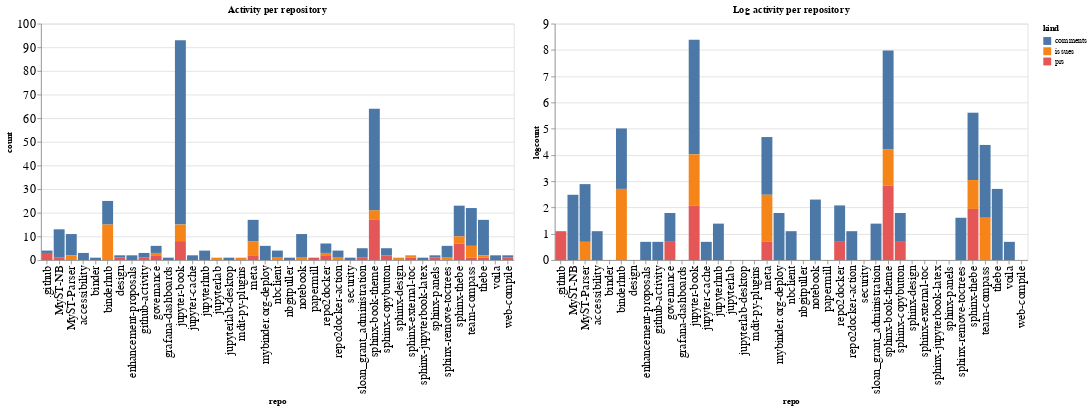

Source (notebook cell):
### Code cell
ch1 = alt.Chart(repo_summaries, width=600, title="Activity per repository").mark_bar().encode(
    x='repo',
    y='count',
    color='kind',
    tooltip="kind"
)

ch2 = alt.Chart(repo_summaries, width=600, title="Log activity per repository").mark_bar().encode(
    x='repo',
    y='logcount',
    color='kind',
    tooltip="kind"
)

ch1 | ch2

### Figure 1 — Vega-Lite specification as saved in the notebook (floating-point values rounded to 4 significant figures)
{"config": {"axisLeft": {"labelFontSize": 15}, "axisBottom": {"labelFontSize": 15}}, "hconcat": [{"mark": "bar", "encoding": {"color": {"type": "nominal", "field": "kind"}, "tooltip": {"type": "nominal", "field": "kind"}, "x": {"type": "nominal", "field": "repo"}, "y": {"type": "quantitative", "field": "count"}}, "title": "Activity per repository", "width": 600}, {"mark": "bar", "encoding": {"color": {"type": "nominal", "field": "kind"}, "tooltip": {"type": "nominal", "field": "kind"}, "x": {"type": "nominal", "field": "repo"}, "y": {"type": "quantitative", "field": "logcount"}}, "title": "Log activity per repository", "width": 600}], "data": {"name": "data-7593a6beb6904b35fc9b2e49938754ce"}, "$schema": "https://vega.github.io/schema/vega-lite/v4.8.1.json", "datasets": {"data-7593a6beb6904b35fc9b2e49938754ce": [{"repo": ".github", "kind": "comments", "count": 1, "logcount": 0.0}, {"repo": ".github", "kind": "prs", "count": 3, "logcount": 1.099}, {"repo": "MyST-NB", "kind": "comments", "count": 12, "logcount": 2.485}, {"repo": "MyST-NB", "kind": "prs", "count": 1, "logcount": 0.0}, {"repo": "MyST-Parser", "kind": "comments", "count": 9, "logcount": 2.197}, {"repo": "MyST-Parser", "kind": "issues", "count": 2, "logcount": 0.6931}, {"repo": "accessibility", "kind": "comments", "count": 3, "logcount": 1.099}, {"repo": "binder", "kind": "comments", "count": 1, "logcount": 0.0}, {"repo": "binderhub", "kind": "comments", "count": 10, "logcount": 2.303}, {"repo": "binderhub", "kind": "issues", "count": 15, "logcount": 2.708}, {"repo": "design", "kind": "comments", "count": 1, "logcount": 0.0}, {"repo": "design", "kind": "prs", "count": 1, "logcount": 0.0}, {"repo": "enhancement-proposals", "kind": "comments", "count": 2, "logcount": 0.6931}, {"repo": "github-activity", "kind": "comments", "count": 2, "logcount": 0.6931}, {"repo": "github-activity", "kind": "prs", "count": 1, "logcount": 0.0}, {"repo": "governance", "kind": "comments", "count": 3, "logcount": 1.099}, {"repo": "governance", "kind": "issues", "count": 1, "logcount": 0.0}, {"repo": "governance", "kind": "prs", "count": 2, "logcount": 0.6931}, {"repo": "grafana-dashboards", "kind": "comments", "count": 1, "logcount": 0.0}, {"repo": "jupyter-book", "kind": "comments", "count": 78, "logcount": 4.357}, {"repo": "jupyter-book", "kind": "issues", "count": 7, "logcount": 1.946}, {"repo": "jupyter-book", "kind": "prs", "count": 8, "logcount": 2.079}, {"repo": "jupyter-cache", "kind": "comments", "count": 2, "logcount": 0.6931}, {"repo": "jupyterhub", "kind": "comments", "count": 4, "logcount": 1.386}, {"repo": "jupyterlab", "kind": "issues", "count": 1, "logcount": 0.0}, {"repo": "jupyterlab-desktop", "kind": "comments", "count": 1, "logcount": 0.0}, {"repo": "mdit-py-plugins", "kind": "issues", "count": 1, "logcount": 0.0}, {"repo": "meta", "kind": "comments", "count": 9, "logcount": 2.197}, {"repo": "meta", "kind": "issues", "count": 6, "logcount": 1.792}, {"repo": "meta", "kind": "prs", "count": 2, "logcount": 0.6931}, {"repo": "mybinder.org-deploy", "kind": "comments", "count": 6, "logcount": 1.792}, {"repo": "nbclient", "kind": "comments", "count": 3, "logcount": 1.099}, {"repo": "nbclient", "kind": "issues", "count": 1, "logcount": 0.0}, {"repo": "nbgitpuller", "kind": "comments", "count": 1, "logcount": 0.0}, {"repo": "notebook", "kind": "comments", "count": 10, "logcount": 2.303}, {"repo": "notebook", "kind": "issues", "count": 1, "logcount": 0.0}, {"repo": "papermill", "kind": "prs", "count": 1, "logcount": 0.0}, {"repo": "repo2docker", "kind": "comments", "count": 4, "logcount": 1.386}, {"repo": "repo2docker", "kind": "issues", "count": 1, "logcount": 0.0}, {"repo": "repo2docker", "kind": "prs", "count": 2, "logcount": 0.6931}, {"repo": "repo2docker-action", "kind": "comments", "count": 3, "logcount": 1.099}, {"repo": "repo2docker-action", "kind": "issues", "count": 1, "logcount": 0.0}, {"repo": "security", "kind": "comments", "count": 1, "logcount": 0.0}, {"repo": "sloan_grant_administration", "kind": "comments", "count": 4, "logcount": 1.386}, {"repo": "sloan_grant_administration", "kind": "prs", "count": 1, "logcount": 0.0}, {"repo": "sphinx-book-theme", "kind": "comments", "count": 43, "logcount": 3.761}, {"repo": "sphinx-book-theme", "kind": "issues", "count": 4, "logcount": 1.386}, {"repo": "sphinx-book-theme", "kind": "prs", "count": 17, "logcount": 2.833}, {"repo": "sphinx-copybutton", "kind": "comments", "count": 3, "logcount": 1.099}, {"repo": "sphinx-copybutton", "kind": "prs", "count": 2, "logcount": 0.6931}, {"repo": "sphinx-design", "kind": "issues", "count": 1, "logcount": 0.0}, {"repo": "sphinx-external-toc", "kind": "issues", "count": 1, "logcount": 0.0}, {"repo": "sphinx-external-toc", "kind": "prs", "count": 1, "logcount": 0.0}, {"repo": "sphinx-jupyterbook-latex", "kind": "comments", "count": 1, "logcount": 0.0}, {"repo": "sphinx-panels", "kind": "comments", "count": 1, "logcount": 0.0}, {"repo": "sphinx-panels", "kind": "prs", "count": 1, "logcount": 0.0}, {"repo": "sphinx-remove-toctrees", "kind": "comments", "count": 5, "logcount": 1.609}, {"repo": "sphinx-remove-toctrees", "kind": "issues", "count": 1, "logcount": 0.0}, {"repo": "sphinx-thebe", "kind": "comments", "count": 13, "logcount": 2.565}, {"repo": "sphinx-thebe", "kind": "issues", "count": 3, "logcount": 1.099}, {"repo": "sphinx-thebe", "kind": "prs", "count": 7, "logcount": 1.946}, {"repo": "team-compass", "kind": "comments", "count": 16, "logcount": 2.773}, {"repo": "team-compass", "kind": "issues", "count": 5, "logcount": 1.609}, {"repo": "team-compass", "kind": "prs", "count": 1, "logcount": 0.0}, {"repo": "thebe", "kind": "comments", "count": 15, "logcount": 2.708}, {"repo": "thebe", "kind": "issues", "count": 1, "logcount": 0.0}, {"repo": "thebe", "kind": "prs", "count": 1, "logcount": 0.0}, {"repo": "voila", "kind": "comments", "count": 2, "logcount": 0.6931}, {"repo": "web-compile", "kind": "comments", "count": 1, "logcount": 0.0}, {"repo": "web-compile", "kind": "prs", "count": 1, "logcount": 0.0}]}}
